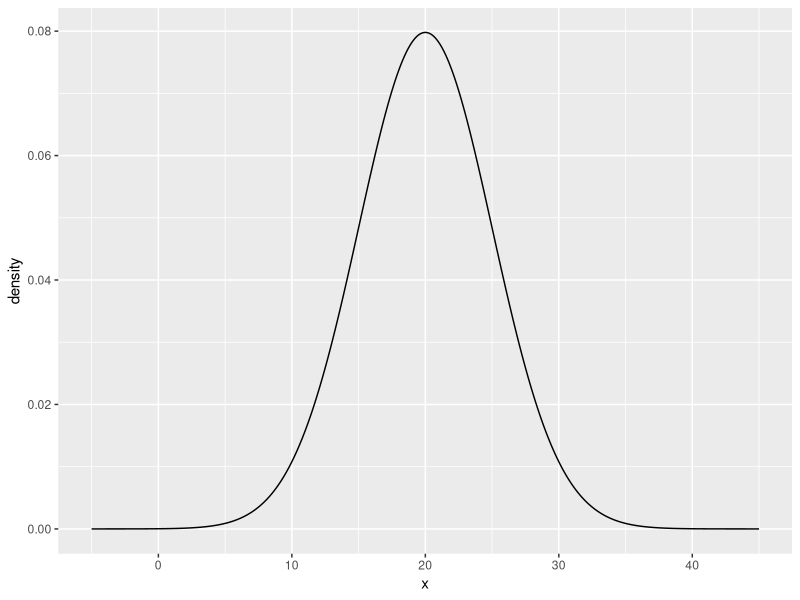
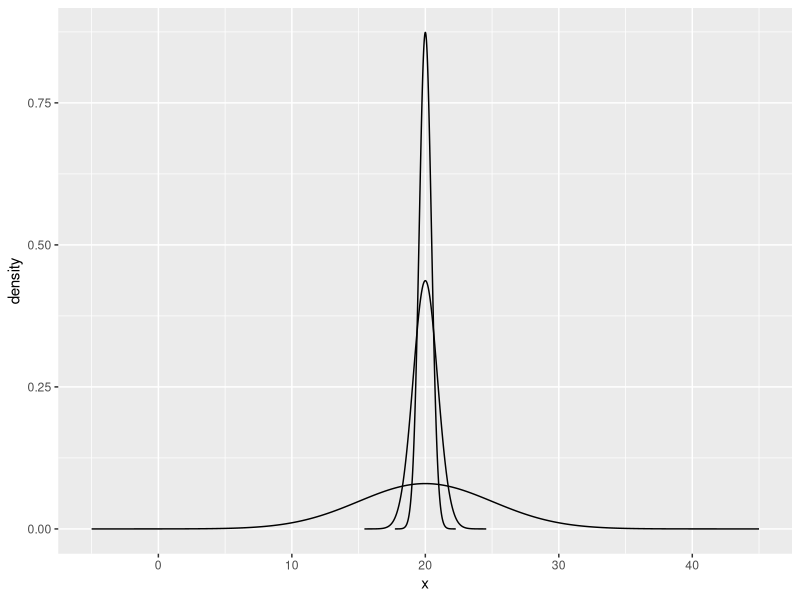

Here is the R script that generated these plots, in order:
library(dplyr)
library(ggplot2)

# Produces a data_frame with normal density values for plotting
norm_dens <- function(mu = 0, sigma = 1) {
  x <- seq(mu - 5*sigma, mu + 5*sigma, length.out = 1000)
  data_frame(x=x, density=dnorm(x, mu, sigma))
}

mu <- 20
sigma <- 5

(pop <- ggplot(norm_dens(mu, sigma), aes(x=x, y=density)) + geom_line())

pop + 
  geom_line(aes(x=x, y=density), data=norm_dens(mu, sigma/sqrt(30))) +
  geom_line(aes(x=x, y=density), data=norm_dens(mu, sigma/sqrt(120)))



